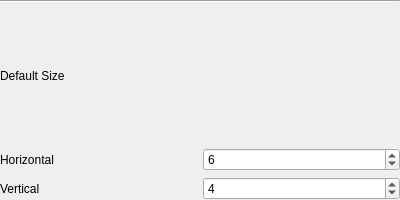
<?xml version="1.0" encoding="UTF-8"?>
<ui version="4.0">
 <class>KWin::Manual_Tiling_WM</class>
 <widget class="QWidget" name="KWin::Manual_Tiling_WM">
  <property name="windowModality">
   <enum>Qt::NonModal</enum>
  </property>
  <property name="geometry">
   <rect>
    <x>0</x>
    <y>0</y>
    <width>400</width>
    <height>200</height>
   </rect>
  </property>
  <property name="minimumSize">
   <size>
    <width>400</width>
    <height>200</height>
   </size>
  </property>
  <property name="windowTitle">
   <string>Manual Tiling WM</string>
  </property>
  <widget class="QWidget" name="verticalLayoutWidget_3">
   <property name="geometry">
    <rect>
     <x>0</x>
     <y>0</y>
     <width>400</width>
     <height>200</height>
    </rect>
   </property>
   <layout class="QVBoxLayout" name="main">
    <item>
     <widget class="Line" name="lineDivider0">
      <property name="orientation">
       <enum>Qt::Horizontal</enum>
      </property>
     </widget>
    </item>
    <item>
     <layout class="QGridLayout" name="gridLayout">
      <item row="1" column="1">
       <widget class="QSpinBox" name="kcfg_snap_size_h">
        <property name="minimum">
         <number>1</number>
        </property>
        <property name="maximum">
         <number>10</number>
        </property>
        <property name="singleStep">
         <number>1</number>
        </property>
        <property name="value">
         <number>6</number>
        </property>
       </widget>
      </item>
      <item row="1" column="0">
       <widget class="QLabel" name="marginLeftLabel">
        <property name="layoutDirection">
         <enum>Qt::LeftToRight</enum>
        </property>
        <property name="text">
         <string>Horizontal</string>
        </property>
       </widget>
      </item>
      <item row="0" column="0">
       <widget class="QLabel" name="label">
        <property name="text">
         <string>Default Size</string>
        </property>
       </widget>
      </item>
      <item row="2" column="0">
       <widget class="QLabel" name="marginBottomLabel">
        <property name="layoutDirection">
         <enum>Qt::LeftToRight</enum>
        </property>
        <property name="text">
         <string>Vertical</string>
        </property>
        <property name="textFormat">
         <enum>Qt::AutoText</enum>
        </property>
       </widget>
      </item>
      <item row="2" column="1">
       <widget class="QSpinBox" name="kcfg_snap_size_v">
        <property name="minimum">
         <number>1</number>
        </property>
        <property name="maximum">
         <number>10</number>
        </property>
        <property name="singleStep">
         <number>1</number>
        </property>
        <property name="value">
         <number>4</number>
        </property>
       </widget>
      </item>
     </layout>
    </item>
   </layout>
  </widget>
 </widget>
 <resources/>
 <connections/>
</ui>
